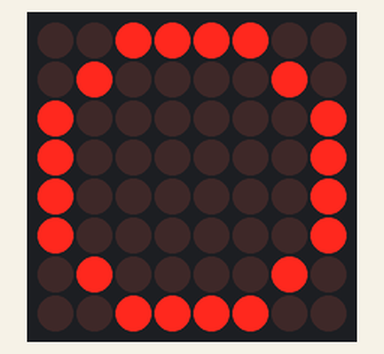
The sketch below on a simulated Arduino Uno, built with avr-gcc and run on an emulated ATmega328P. On the bench: 8×8 LED matrix. Wiring (inferred from the names in the program): LED matrix (orientation assumed): rows pin 0, pin 1, pin 2, pin 3, pin 4, pin 5, pin 6, pin 7; columns pin 8, pin 9, pin 10, pin 11, pin 12, pin 13, A0, A1.

Above: at 0.1 s.
At 0.6 s:
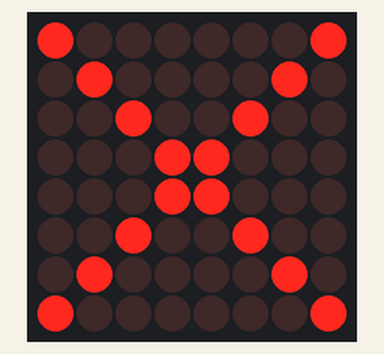

The sketch:

Chars.ino
```cpp
////////////////////////////////////////////////
// Character Display
// Displays characters one at a time on the 8x8 Matrix
// This code may be freely used and copied.
//
// Gareth Davies - June 2012
//
////////////////////////////////////////////////

int comRows[8] = {0, 1, 2, 3, 4, 5, 6, 7}; // pins for common Anode Rows
int colRed[8] = {8, 9, 10, 11, 12, 13, A0, A1}; // pins for Red column
int idxCol = 0, idxRow = 0;
int delay1 = 2; // delay for each column in ms
  int count = 0; // used for cycling through characters
  long last = 0;
  long now;

long interval = 500; // delay between each character in ms
const int numChars = 2; //number of characters in array and to display

// The following 2-dimensional array defines the characters in binary format. '1' e LED on, '0' = LED off.
// Each line represents one row of LEDs, each group of 8 lines inside {braces} is a character
// Each character is separated by a comma
byte text[numChars][8] = {{
  B00111100,
  B01000010,
  B10000001,
  B10000001,
  B10000001,
  B10000001,
  B01000010,
  B00111100}, {
  B10000001,
  B01000010,
  B00100100,
  B00011000,
  B00011000,
  B00100100,
  B01000010,
  B10000001}};

void setup() {
  // initialize all pins as outputs and disable everything
  for (int i=0; i< 8; i++)
  {
    pinMode(comRows[i], OUTPUT);
    pinMode(colRed[i], OUTPUT);
    digitalWrite(comRows[i], LOW);   // switch ROW off (Anode)
    digitalWrite(colRed[i], HIGH);    // switch the column off (Cathode)
  }
  last = millis();
}

void loop()
{
  for (int i=0; i<8; i++)
  {
    for (int j=0; j<8; j++)
    {
      if(bitRead(text[count][i], j) == 1)
        digitalWrite(colRed[j], LOW);
      else
        digitalWrite(colRed[j], HIGH);
    }
    digitalWrite(comRows[i], HIGH); // enable row
    delay(delay1);
    digitalWrite(comRows[i], LOW); // disable row
  }
  now = millis();
  if ((now - last) > interval)
  {
    last = now;
    count++;
    if (count > (numChars - 1))
      count=0;
  }
}
```

Measured:
- what the display in image 0 shows lasts 0.6 s, from 0.0 s to 0.6 s
